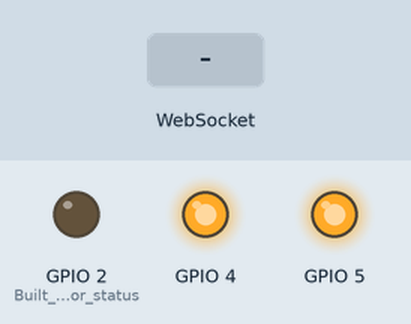
Simulated run of this sketch. Board: ESP8266 (NodeMCU). Shown: output pins drawn as LEDs (lit = HIGH). Inputs (shaded band) come from the test bench. WiFi joins after 1.5 s; servers stay silent unless stated; what the sketch prints to the serial monitor is not drawn.

Above: at 2.7 s.
2.8 s: WebSocket text "1" received
At 4.0 s:
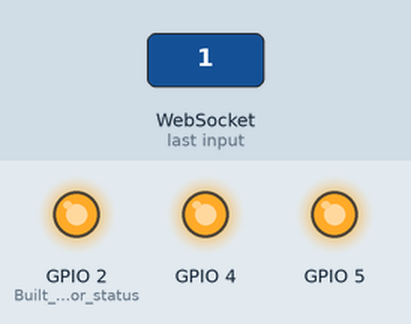
Timing chart, 0 to 5.8 s (numbered marks = the images above; inputs shaded):
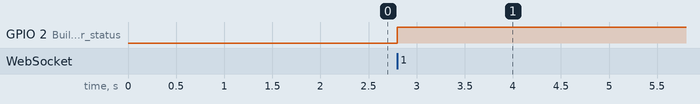

The sketch:

device.ino
```cpp
#include <stdio.h>
#include <ESP8266WebServer.h>
#include <WebSocketsClient.h>
#include <ArduinoJson.h>

#define WIFI_RETRY_DELAY 500
#define MAX_WIFI_INIT_RETRY 50

const char* wifi_ssid = "<WIFI_SID>";
const char* wifi_passwd = "<WIFI_PASSWORD>";
const char* hub_reference_id = "<UNIQUE_HUB_ID>";
WebSocketsClient webSocket;
unsigned long lastPingTime = 0;
const unsigned long pingInterval = 5000;
const char* pingText = "pinging";
bool pingStatus = false;
unsigned long currTime;

DynamicJsonDocument textJson(1024);
DynamicJsonDocument textJsonPing(1024);


int init_wifi() {
  int retries = 0;
  Serial.println("Connecting to WiFi ...");

  WiFi.mode(WIFI_STA);
  WiFi.begin(wifi_ssid, wifi_passwd);
  while ((WiFi.status() != WL_CONNECTED) && (retries < MAX_WIFI_INIT_RETRY)) {
    retries++;
    delay(WIFI_RETRY_DELAY);
    Serial.print(".");
  }
  return WiFi.status();
}

void webSocketEvent(WStype_t type, uint8_t *payload, size_t length) {
  switch (type) {
    case WStype_DISCONNECTED:
      Serial.println("WebSocket disconnected");
      digitalWrite(2, LOW);
      pingStatus = false;
      break;
    case WStype_CONNECTED:
      Serial.println("WebSocket connected");
      char buffer[1024];
      serializeJson(textJson, buffer);
      Serial.print("Connected text");
      Serial.println((char*)buffer);
      webSocket.sendTXT(buffer);
      digitalWrite(2, HIGH);
      pingStatus = true;
      break;
    case WStype_PONG: // Receive pong response
      Serial.println("Received PONG from server");
      break;
    case WStype_TEXT:
      Serial.println("Received message: " + String((char*)payload));
      DynamicJsonDocument jsonDoc(1024);
      DeserializationError error = deserializeJson(jsonDoc, String((char*)payload));
      if (error) {
        Serial.print("Parsing failed: ");
        Serial.println(error.c_str());
        return;
      }
      JsonObject jsonObject = jsonDoc.as<JsonObject>();
      for (JsonPair kvp : jsonObject) {
        const char* key = kvp.key().c_str();
        const char* value = kvp.value().as<const char*>();
        jsonDoc[key] = value;
      }
      if(strcmp(jsonDoc["ping"], pingText) == 0)  {
        Serial.print("ping");
        pingStatus = true;
      }
      if(strcmp(jsonDoc["hub_port"], "1") == 0 && strcmp(jsonDoc["value"], "1") == 0)  {
        Serial.print("turning on");
        digitalWrite(4, LOW);
      }
      if(strcmp(jsonDoc["hub_port"], "1") == 0 && strcmp(jsonDoc["value"], "0") == 0)  {
        Serial.print("turning off");
        digitalWrite(4, HIGH);
      }
      if(strcmp(jsonDoc["hub_port"], "2") == 0 && strcmp(jsonDoc["value"], "1") == 0)  {
        Serial.print("turning on");
        digitalWrite(5, LOW);
      }
      if(strcmp(jsonDoc["hub_port"], "2") == 0 && strcmp(jsonDoc["value"], "0") == 0)  {
        Serial.print("turning off");
        digitalWrite(5, HIGH);
      }
      break;
  }
}

void setup(void) {
  Serial.begin(115200);
  Serial.println("MCU Program Started...");

  textJson["ref_id"] = hub_reference_id;
  textJsonPing["ping"] = pingText;

  pinMode(4, OUTPUT);
  digitalWrite(4, HIGH);
  pinMode(5, OUTPUT);
  digitalWrite(5, HIGH);
  pinMode(2, OUTPUT); //Built in led for status
  digitalWrite(2, LOW);

  if (init_wifi() == WL_CONNECTED) {
    Serial.println("WIFI Connetted");
    Serial.print(wifi_ssid);
    Serial.print("--- IP: ");
    Serial.println(WiFi.localIP());
  }
  else {
    Serial.print("Error connecting to: ");
    Serial.println(wifi_ssid);
  }

  webSocket.begin("<HOST_IP>", 2000, "/wsdevice");
  //webSocket.begin("192.168.0.105", 2000, "/wsdevice");
  webSocket.onEvent(webSocketEvent);

}

void loop(void) {
  webSocket.loop();

  currTime = millis();
  if (currTime - lastPingTime >= pingInterval) {
    if (pingStatus) {
      char buffer[1024];
      serializeJson(textJsonPing, buffer);
      Serial.println((char*)buffer);
      webSocket.sendTXT(buffer);
      pingStatus = false;
    } else {
      webSocket.disconnect();
      //webSocket.begin("192.168.0.105", 2000, "/wsdevice");
      webSocket.begin("<HOST_IP>", 2000, "/wsdevice");
      webSocket.onEvent(webSocketEvent);
      pingStatus = true;
    }
    lastPingTime = currTime;
  }

}
```

Measured:
- after the input at 2.8 s, GPIO 2 (Built_in_led_for_status): LOW → HIGH at once
